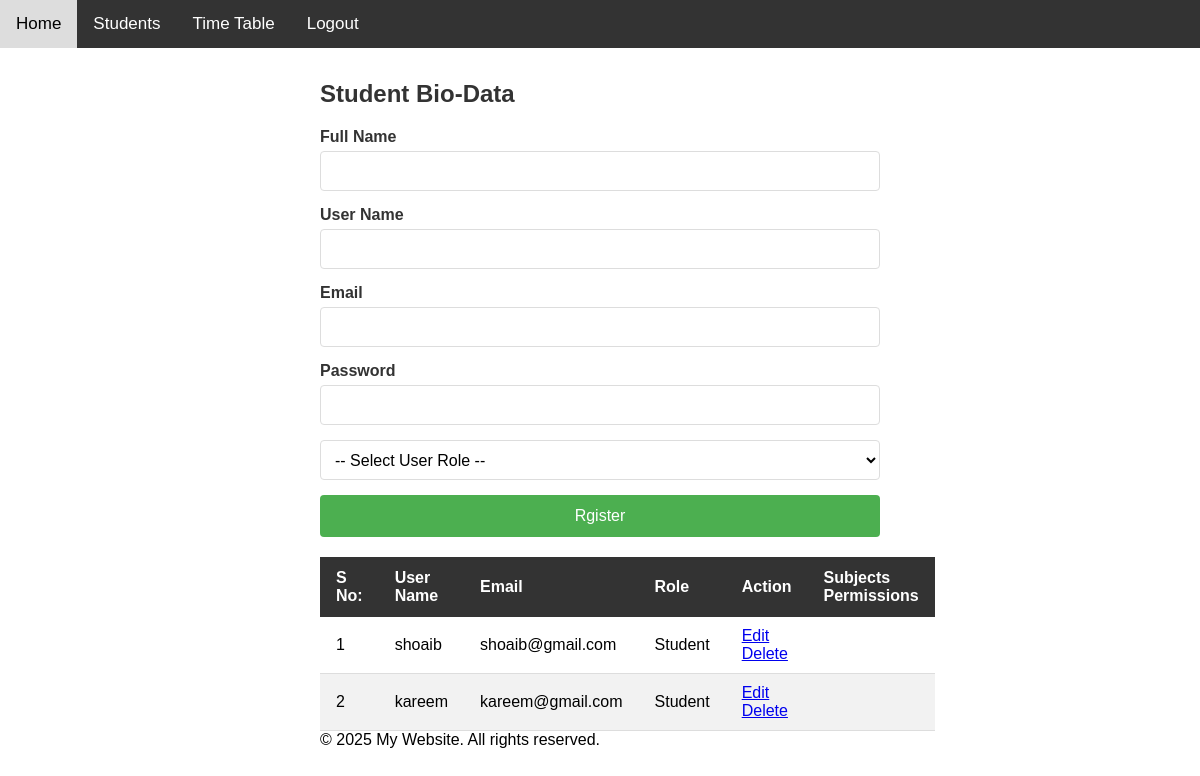
Screenshot of /students.php?menu_id=4 (signed in) with the database file from the repository.
### tables this page shows
CREATE TABLE `menus` (
  `id` int(11) NOT NULL AUTO_INCREMENT,
  `menus_name` varchar(256) DEFAULT NULL,
  `menus_links` varchar(256) DEFAULT NULL,
  `sort_order` int(10) DEFAULT 1,
  `is_display` smallint(1) DEFAULT 1,
  `enable` int(11) DEFAULT 1,
  PRIMARY KEY (`id`)
);

CREATE TABLE `student_info` (
  `student_id` int(11) NOT NULL AUTO_INCREMENT,
  `full_name` varchar(256) DEFAULT NULL,
  `user_name` varchar(256) DEFAULT NULL,
  `pasword` varchar(256) DEFAULT NULL,
  `role_id` varchar(11) DEFAULT NULL,
  `profile_pic` varchar(256) DEFAULT NULL,
  `email` varchar(256) DEFAULT NULL,
  `user_type` varchar(256) DEFAULT 'user',
  `enable` int(11) DEFAULT 1,
  PRIMARY KEY (`student_id`)
);

CREATE TABLE `roles` (
  `id` int(11) NOT NULL AUTO_INCREMENT,
  `role_name` varchar(100) DEFAULT NULL,
  `enable` int(11) DEFAULT 1,
  PRIMARY KEY (`id`)
);

### students.php (the view, shortened to what this page needs)
<?php
include("header.php");
extract($_REQUEST);
extract($_POST);
$result3  =mysqli_query($conn,$sql3);?>
<!DOCTYPE html>
<html lang="en">
<head>
</head>
<body>
<?php include("sidebar.php"); ?>
<div class="content">
    <div >
        <h2 class="form-title">Student Bio-Data </h2>
        <form action="" method="POST">
            <div class="form-group">
                <label for="full_name" >Full Name</label>
                <input type="text" id="full_name" name="full_name" value="<?php if(isset($full_name)) { echo $full_name;}?>" >
            </div>
            <div class="form-group">
                <label for="user_name" >User Name</label>
                <input type="text" id="user_name" name="user_name" value="<?php if(isset($user_name)) { echo $user_name;}?>" >
            </div>
            <div class="form-group">
                <label for="email" >Email</label>
                <input type="email" id="email" name="email" value="<?php if(isset($email)) { echo $email;}?>" >
            </div>
            <div class="form-group">
                <label for="pasword" >Password</label>
                <input type="text" id="pasword" name="pasword" value="<?php if(isset($pasword)) { echo $pasword;}?>" >
            </div>
            <div class="form-group">
                <select id="role_id" name="role_id" value="<?php if(isset($role_id)) { echo $role_id;}?>">
                    <option value="">-- Select User Role --</option>
                </select>
            </div>
            <div class="form-group">
                <input type="submit" value="Rgister">
            </div>
        </form>
    </div>
    <div >
        <table>
             <thead>
                <tr>
                    <th>S No:</th>
                    <th>User Name</th>
                    <th>Email</th>
                    <th>Role</th>
                    <th>Action</th>
                    <th>Subjects Permissions</th>
                </tr>
            </thead>
            <tbody>
                <?php
                $i = 1;
                 $sql = "SELECT a.* ,b.role_name
                FROM student_info a
                INNER JOIN roles b on a.role_id = b.id  ";
                $result = mysqli_query($conn,$sql);
                $count = mysqli_num_rows($result);
                if($count > 0){
                    while($data = mysqli_fetch_assoc($result)){
                    $id= $data['student_id'];?>
                <tr>
                    <td><?php echo $i; ?></td>
                    <td><?php echo htmlspecialchars($data['user_name']); ?></td>
                    <td><?php echo htmlspecialchars($data['email']); ?></td>
                    <td><?php echo htmlspecialchars($data['role_name']); ?></td>
                    <td>
                        <a href="students.php?menu_id=<?php echo $menu_id;?>&mode=edit&id=<?php echo $id?>">Edit</a>  &nbsp;&nbsp;
                        <a href="students.php?menu_id=<?php echo $menu_id;?>&mode=delete&id=<?php echo $id?>">Delete</a>
                    </td>
                    <td>
                    </td>
                </tr>
                <?php
                        $i++;
                        }
                    }?>
            </tbody>
        </table>
    </div>
    <?php include("footer.php"); ?>
</div>
</body>
</html>

### sidebar.php
<?php
if(isset($_SESSION['user_id'])){
  $sql    ="SELECT DISTINCT  a.* FROM `menus` a WHERE a.enable = 1 AND a.is_display = 1 ORDER BY a.sort_order ";
  $result =mysqli_query($conn,$sql);
  $count  =mysqli_num_rows($result);?>
  <div class="horizontal-sidebar">
      <a href="index.php">Home</a>
      <?php
      if($count > 0){
          while($data =mysqli_fetch_assoc($result)) {
            $site_bar_menu_id = $data['id'];
            $sql    ="SELECT a.*
                      FROM users a
                      INNER JOIN `role_per` b ON a.`role_id` = b.role_id
                      WHERE a.id = '".$_SESSION['user_id']."'
                      AND b.`menus_id` = '".$site_bar_menu_id."' ";
            $result2 =mysqli_query($conn,$sql);
            $count2  =mysqli_num_rows($result2);
            if($count2 > 0 ||  $_SESSION['user_type'] =="SuperAdmin"){ ?>
              <a href="<?php echo $data['menus_links']; ?>?menu_id=<?php echo $data['id']; ?>"><?php echo $data['menus_name']; ?></a>
            <?php }
          }
      }?>
      <a href="logout.php">Logout</a>
  </div>
<?php }?>

### css.php (style rules this page uses)
* { margin: 0; padding: 0; box-sizing: border-box; }
body { font-family: Arial, sans-serif; }
.horizontal-sidebar { background: #333; overflow: hidden; position: fixed; top: 0; width: 100%; }
.horizontal-sidebar a { float: left; display: block; color: white; text-align: center; padding: 14px 16px; text-decoration: none; font-size: 17px; }
.content { margin-top: 60px; padding: 20px; }
table { width: 100%; border-collapse: collapse; margin-top: 20px; }
th { background-color: #333; color: white; padding: 12px 16px; text-align: left; }
td { padding: 10px 16px; border-bottom: 1px solid #ddd; }
tr:nth-child(even) { background-color: #f2f2f2; }
.content { margin-top: 60px; padding: 20px; max-width: 600px; margin-left: auto; margin-right: auto; }
.form-title { color: #333; margin-bottom: 20px; }
.form-group { margin-bottom: 15px; }
label { display: block; margin-bottom: 5px; font-weight: bold; color: #333; }
input[type="text"], input[type="email"], input[type="password"], select { width: 100%; padding: 10px; border: 1px solid #ddd; border-radius: 4px; font-size: 16px; }
select { height: 40px; background-color: white; }
input[type="submit"] { background-color: #4CAF50; color: white; padding: 12px 20px; border: none; border-radius: 4px; cursor: pointer; font-size: 16px; width: 100%; }

### rows the page displays
menus: menus_name "Students"
menus: menus_name "Time Table"
student_info: user_name "shoaib", email "shoaib@gmail.com", role.role_name "Student"
student_info: user_name "kareem", email "kareem@gmail.com", role.role_name "Student"
